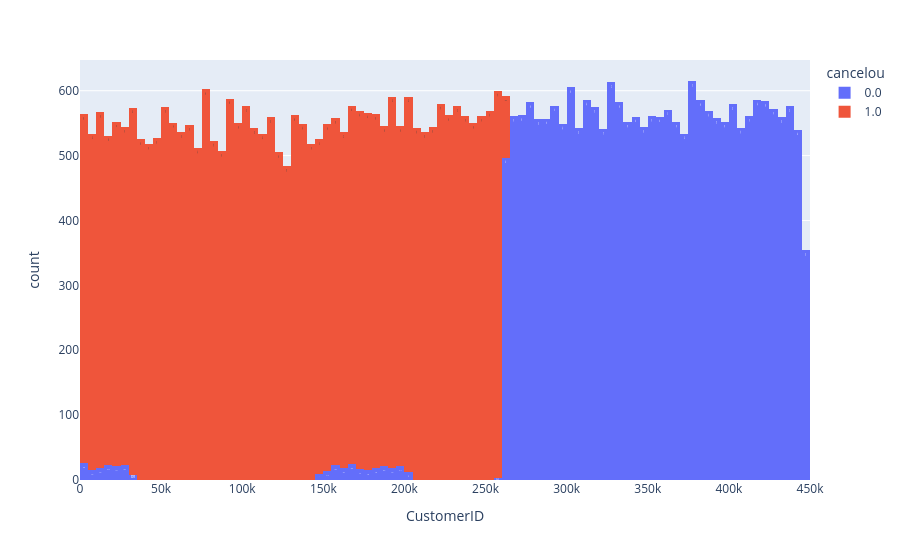
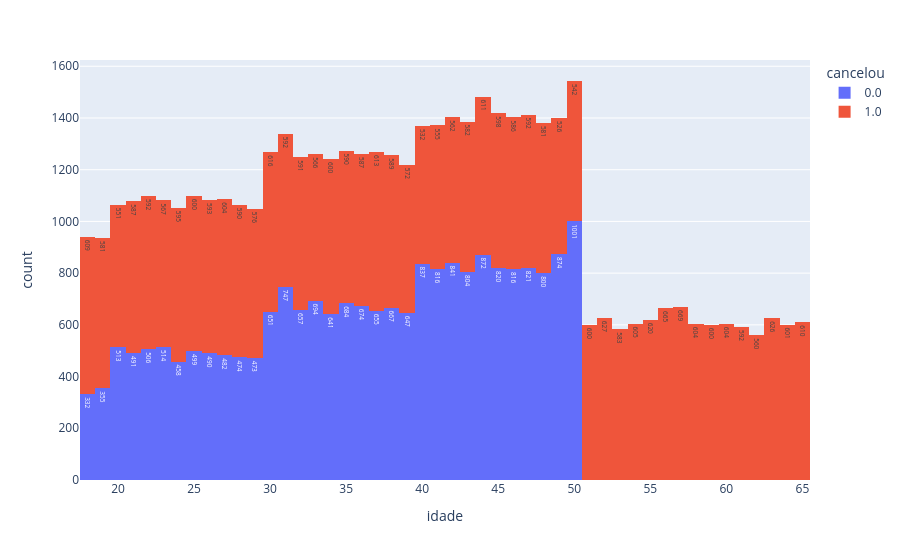
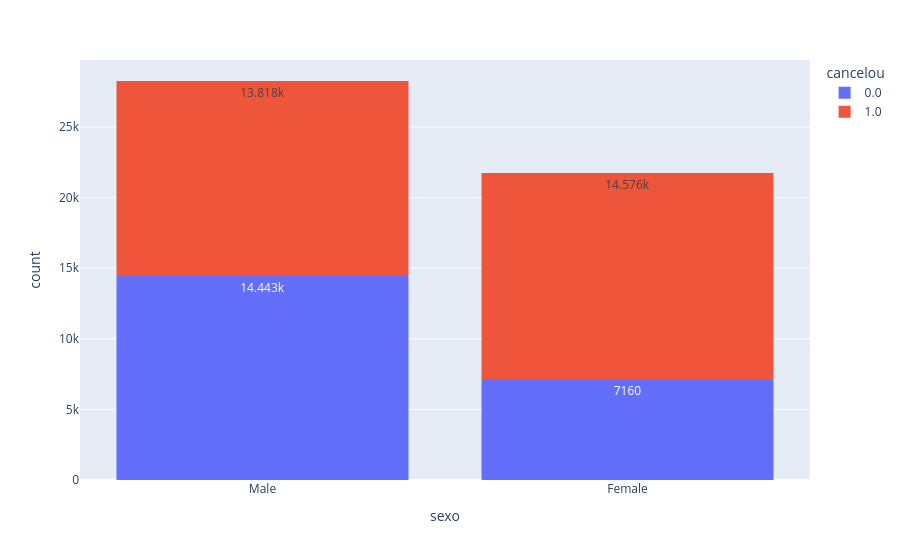
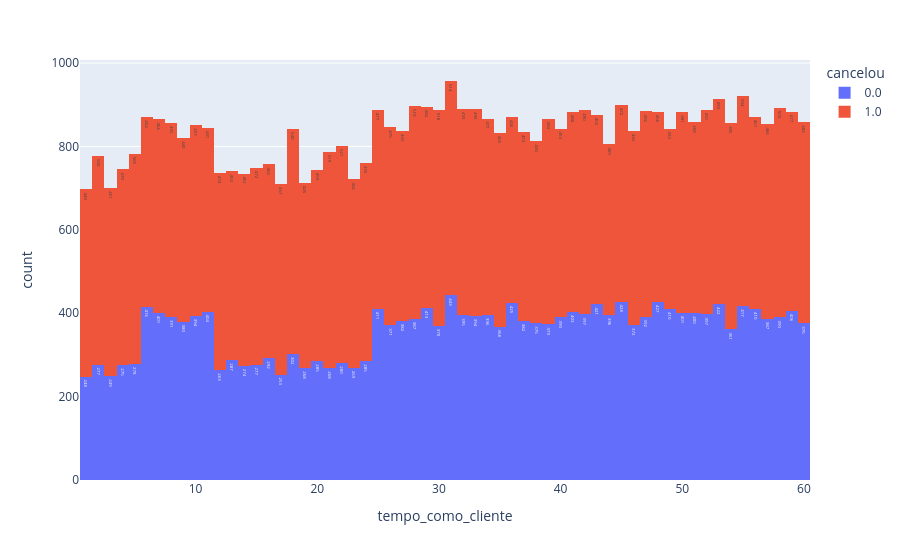

Notebook cell for these charts, in order:
### Code cell
#criando o grafico 
for coluna in dados.columns:
    if coluna != "cancelou":
        grafico = px.histogram(dados,x=coluna,color="cancelou",text_auto=True)

        #exibir o grafico
        grafico.show()

### Figure 1 — Plotly figure (JSON) as saved in the notebook; plotly's stock layout.template omitted (floating-point values rounded to 4 significant figures; data arrays with more than 128 entries replaced by an {"elided": "..."} marker saying what was removed)
{"data": [{"alignmentgroup": "True", "bingroup": "x", "hovertemplate": "cancelou=0.0<br>CustomerID=%{x}<br>count=%{y}<extra></extra>", "legendgroup": "0.0", "marker": {"color": "#636efa", "pattern": {"shape": ""}}, "name": "0.0", "offsetgroup": "0.0", "orientation": "v", "showlegend": true, "texttemplate": "%{value}", "type": "histogram", "x": {"elided": "21606 int values"}, "xaxis": "x", "yaxis": "y"}, {"alignmentgroup": "True", "bingroup": "x", "hovertemplate": "cancelou=1.0<br>CustomerID=%{x}<br>count=%{y}<extra></extra>", "legendgroup": "1.0", "marker": {"color": "#EF553B", "pattern": {"shape": ""}}, "name": "1.0", "offsetgroup": "1.0", "orientation": "v", "showlegend": true, "texttemplate": "%{value}", "type": "histogram", "x": {"elided": "28394 int values"}, "xaxis": "x", "yaxis": "y"}], "layout": {"barmode": "relative", "legend": {"title": {"text": "cancelou"}, "tracegroupgap": 0}, "margin": {"t": 60}, "xaxis": {"anchor": "y", "domain": [0, 1], "title": {"text": "CustomerID"}}, "yaxis": {"anchor": "x", "domain": [0, 1], "title": {"text": "count"}}}}

### Figure 2 — Plotly figure (JSON) as saved in the notebook; plotly's stock layout.template omitted (floating-point values rounded to 4 significant figures; data arrays with more than 128 entries replaced by an {"elided": "..."} marker saying what was removed)
{"data": [{"alignmentgroup": "True", "bingroup": "x", "hovertemplate": "cancelou=0.0<br>idade=%{x}<br>count=%{y}<extra></extra>", "legendgroup": "0.0", "marker": {"color": "#636efa", "pattern": {"shape": ""}}, "name": "0.0", "offsetgroup": "0.0", "orientation": "v", "showlegend": true, "texttemplate": "%{value}", "type": "histogram", "x": {"elided": "21606 int values"}, "xaxis": "x", "yaxis": "y"}, {"alignmentgroup": "True", "bingroup": "x", "hovertemplate": "cancelou=1.0<br>idade=%{x}<br>count=%{y}<extra></extra>", "legendgroup": "1.0", "marker": {"color": "#EF553B", "pattern": {"shape": ""}}, "name": "1.0", "offsetgroup": "1.0", "orientation": "v", "showlegend": true, "texttemplate": "%{value}", "type": "histogram", "x": {"elided": "28394 int values"}, "xaxis": "x", "yaxis": "y"}], "layout": {"barmode": "relative", "legend": {"title": {"text": "cancelou"}, "tracegroupgap": 0}, "margin": {"t": 60}, "xaxis": {"anchor": "y", "domain": [0, 1], "title": {"text": "idade"}}, "yaxis": {"anchor": "x", "domain": [0, 1], "title": {"text": "count"}}}}

### Figure 3 — Plotly figure (JSON) as saved in the notebook; plotly's stock layout.template omitted (floating-point values rounded to 4 significant figures; data arrays with more than 128 entries replaced by an {"elided": "..."} marker saying what was removed)
{"data": [{"alignmentgroup": "True", "bingroup": "x", "hovertemplate": "cancelou=0.0<br>sexo=%{x}<br>count=%{y}<extra></extra>", "legendgroup": "0.0", "marker": {"color": "#636efa", "pattern": {"shape": ""}}, "name": "0.0", "offsetgroup": "0.0", "orientation": "v", "showlegend": true, "texttemplate": "%{value}", "type": "histogram", "x": {"elided": "21606 str values"}, "xaxis": "x", "yaxis": "y"}, {"alignmentgroup": "True", "bingroup": "x", "hovertemplate": "cancelou=1.0<br>sexo=%{x}<br>count=%{y}<extra></extra>", "legendgroup": "1.0", "marker": {"color": "#EF553B", "pattern": {"shape": ""}}, "name": "1.0", "offsetgroup": "1.0", "orientation": "v", "showlegend": true, "texttemplate": "%{value}", "type": "histogram", "x": {"elided": "28394 str values"}, "xaxis": "x", "yaxis": "y"}], "layout": {"barmode": "relative", "legend": {"title": {"text": "cancelou"}, "tracegroupgap": 0}, "margin": {"t": 60}, "xaxis": {"anchor": "y", "domain": [0, 1], "title": {"text": "sexo"}}, "yaxis": {"anchor": "x", "domain": [0, 1], "title": {"text": "count"}}}}

### Figure 4 — Plotly figure (JSON) as saved in the notebook; plotly's stock layout.template omitted (floating-point values rounded to 4 significant figures; data arrays with more than 128 entries replaced by an {"elided": "..."} marker saying what was removed)
{"data": [{"alignmentgroup": "True", "bingroup": "x", "hovertemplate": "cancelou=0.0<br>tempo_como_cliente=%{x}<br>count=%{y}<extra></extra>", "legendgroup": "0.0", "marker": {"color": "#636efa", "pattern": {"shape": ""}}, "name": "0.0", "offsetgroup": "0.0", "orientation": "v", "showlegend": true, "texttemplate": "%{value}", "type": "histogram", "x": {"elided": "21606 int values"}, "xaxis": "x", "yaxis": "y"}, {"alignmentgroup": "True", "bingroup": "x", "hovertemplate": "cancelou=1.0<br>tempo_como_cliente=%{x}<br>count=%{y}<extra></extra>", "legendgroup": "1.0", "marker": {"color": "#EF553B", "pattern": {"shape": ""}}, "name": "1.0", "offsetgroup": "1.0", "orientation": "v", "showlegend": true, "texttemplate": "%{value}", "type": "histogram", "x": {"elided": "28394 int values"}, "xaxis": "x", "yaxis": "y"}], "layout": {"barmode": "relative", "legend": {"title": {"text": "cancelou"}, "tracegroupgap": 0}, "margin": {"t": 60}, "xaxis": {"anchor": "y", "domain": [0, 1], "title": {"text": "tempo_como_cliente"}}, "yaxis": {"anchor": "x", "domain": [0, 1], "title": {"text": "count"}}}}
